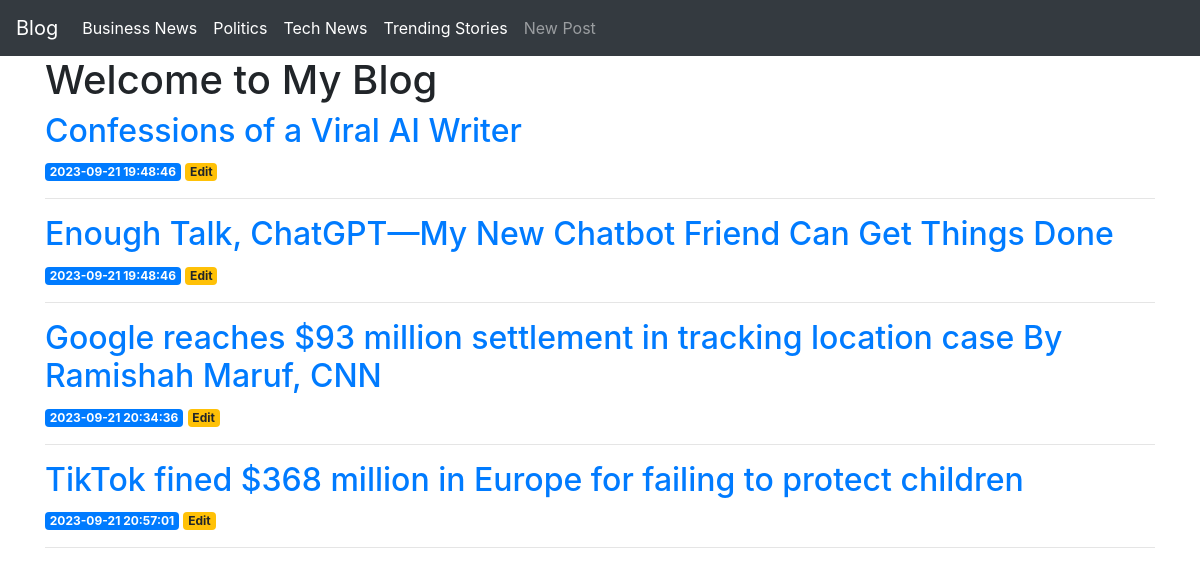
The page / on the database its author committed.
### tables this page shows
CREATE TABLE posts (
    id INTEGER PRIMARY KEY AUTOINCREMENT,
    created TIMESTAMP NOT NULL DEFAULT CURRENT_TIMESTAMP,
    title TEXT NOT NULL,
    content TEXT NOT NULL
);

### app.py (the view)
@app.route('/')
def index():
    conn = get_db_connection()
    posts = conn.execute('SELECT * FROM posts').fetchall()
    conn.close()
    return render_template('index.html', posts=posts)

### app.py (called while the page is built)
def get_db_connection():
    conn = sqlite3.connect('database.db')
    conn.row_factory = sqlite3.Row
    return conn

### templates/index.html
{% extends 'base.html' %}
{% block content %}
    <h1>{% block title %} Welcome to My Blog {% endblock %}</h1>
    {% for post in posts %}
        <a href="{{ url_for('post', post_id=post['id']) }}" >
            <h2>{{ post['title'] }}</h2>
        </a>
        <span class="badge badge-primary">{{ post['created'] }}</span>
        <a href="{{ url_for('edit', id=post['id']) }}">
            <span class="badge badge-warning">Edit</span>
        </a>
        <hr>
    {% endfor %}
{% endblock %}

### templates/base.html (shortened to what this page needs)
<!doctype html>
<html lang="en">
  <head>
    <link rel="stylesheet" href="https://stackpath.bootstrapcdn.com/bootstrap/4.3.1/css/bootstrap.min.css">
  </head>
  <body>
  <nav class="navbar navbar-expand-md navbar-dark bg-dark">
    <a class="navbar-brand" href="{{ url_for('index')}}">Blog</a>
    <div class="collapse navbar-collapse" id="navbarNav">
        <ul class="navbar-nav">
            <li class="nav-item active">
                <a class="nav-link" href="#">Business News</a>
            </li>
            <li class="nav-item active">
              <a class="nav-link" href="#">Politics</a>
          </li>
          <li class="nav-item active">
            <a class="nav-link" href="#">Tech News</a>
        </li>
          <li class="nav-item active">
            <a class="nav-link" href="#">Trending Stories</a>
        </li>
        <li class="nav-item">
          <a class="nav-link" href="{{url_for('create')}}">New Post</a>
      </li>
        </ul>
    </div>
</nav>
    <div class="container">
      {% block content %} {% endblock %}
    </div>
  </body>
</html>

### rows shown on the page
posts: title "Confessions of a Viral AI Writer", created "2023-09-21 19:48:46"
posts: title "Enough Talk, ChatGPT—My New Chatbot Friend Can Get Things Done", created "2023-09-21 19:48:46"
posts: title "Google reaches $93 million settlement in tracking location case By Ramishah Maruf, CNN", created "2023-09-21 20:34:36"
posts: title "TikTok fined $368 million in Europe for failing to protect children", created "2023-09-21 20:57:01"
